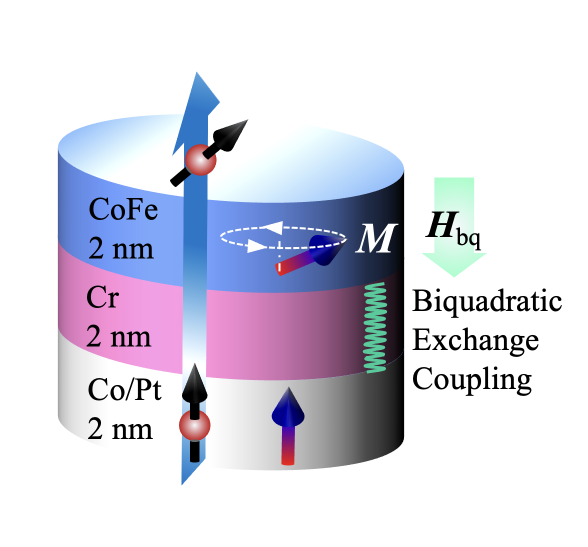
#> input picture figures/assets/fig1a.png, 1176 x 1094 px (shown at 1/2 size); its folder holds 2 pictures in this run
$ python fig1.py
#> lines starting #> are read from the running program, lines starting #| are printed output that depends on the picture
### figures/common.py
"""Shared loaders, model functions and plotting helpers for the v4 figures.

Conventions
-----------
* magnum.np arrays are indexed [x, y, (z), component].  Every map is shown with `show_map`, which transposes so
  that x is horizontal and y vertical (origin lower).  This fixes the mirrored handedness of the v3 figures.
* Colours: BQ = blue, no BQ = orange.
* The physics functions (dispersion, selection rule) are imported from ../analysis/sw_theory.py so that
  the figures and the analysis use one implementation.
* Data locations come from ../analysis/paths.py (environment variable DATA_DIR, default data/sim); figures are
  written to BQSTO_FIGOUT (default figures/out).
"""
import os, sys, csv
import numpy as np
import matplotlib
matplotlib.use("Agg")
import matplotlib.pyplot as plt
from scipy.special import jn_zeros, jnp_zeros, j1

HERE = os.path.dirname(os.path.abspath(__file__))
ROOT = os.path.dirname(HERE)                                   # repository root
sys.path.insert(0, os.path.join(ROOT, "analysis"))
from paths import DATA, DERIVED, run_dir                       # noqa: E402
OUT = os.environ.get("BQSTO_FIGOUT", os.path.join(HERE, "out"))
os.makedirs(OUT, exist_ok=True)
from sw_theory import Omega, f_of_k, c_sound, P as Pdip, D as Dex, HB, Ms, gam, mu0, d as dfree   # noqa: E402

DX = 2e-9
ALPHA, POL, HBAR, E = 0.035, 0.35, 1.0546e-34, 1.602e-19

# ----------------------------------------------------------------------------- style
COL = {"bq": "#2a78d6", "no_bq": "#eb6834"}
LAB = {"bq": "with BQ", "no_bq": "without BQ"}
INK, INK2, GRID = "#111111", "#555555", "#d9d8d3"
CM_AMP, CM_PHASE, CM_MZ = "magma", "twilight", "RdBu_r"
plt.rcParams.update({                                          # the author's house style (all work)
    "font.family": "serif",
    "font.serif": ["Times New Roman", "DejaVu Serif"],
    "font.size": 20,
    "axes.labelsize": 20,
    "axes.titlesize": 20,
    "xtick.labelsize": 20,
    "ytick.labelsize": 20,
    "legend.fontsize": 20,
    "xtick.direction": "in",
    "ytick.direction": "in",
    "xtick.major.size": 6,
    "ytick.major.size": 6,
    "xtick.minor.size": 4,
    "ytick.minor.size": 4,
    "mathtext.fontset": "stix",
    "errorbar.capsize": 5,
})
plt.rcParams.update({"figure.dpi": 60, "savefig.dpi": 240, "pdf.fonttype": 42,          # output only, not style
                     "xtick.major.pad": 7, "ytick.major.pad": 7})                 # keeps corner tick labels apart
# Figures are drawn at SCALE x the printed size so that 20 pt text prints at ~8 pt on the APL page; every explicit
# font size, line width and marker size in the scripts is already at this scale.  savefig.dpi = 600 / SCALE.
SCALE = 2.5
COLW, PAGEW = 3.37 * SCALE, 6.69 * SCALE      # APL column / page width (inches, at drawing scale)


def panel_label(ax, s, dx=-0.12, dy=1.04, **kw):
    ax.text(dx, dy, s, transform=ax.transAxes, fontsize=22.5, fontweight="bold", va="bottom", ha="left", **kw)


# [4 lines left out: function save, not called in this run]


# ----------------------------------------------------------------------------- physics helpers
def a_J(J):
    "Slonczewski field amplitude (A/m) for current density J (A/m^2), Lambda = 1 -> eps = P/2"
    return HBAR * J * POL / (2 * E * mu0 * Ms * dfree)


def f_mac(J):
    "macrospin OPP frequency gamma a_J / (2 pi alpha), GHz"
    return gam * a_J(J) / ALPHA / 2 / np.pi / 1e9


def mz_mac(J, bq):
    "macrospin tilt a_J / (alpha (Ms + HB)); reversal where it reaches 1"
    return a_J(J) / (ALPHA * (Ms + (HB if bq else 0.0)))


# [4 lines left out: function ladder, not called in this run]


# ----------------------------------------------------------------------------- data loaders
def load_jsweep(tag):
    J, F = [], []
    for r in csv.DictReader(open(f"{DERIVED}/j_vs_freq_{tag}.csv")):
        J.append(float(r["J"])); F.append(float(r["Frequency"]))
    return np.array(J), np.array(F)


# [91 lines left out: functions wave_table, power_balance, load_maps, azimuthal, show_map, cbar and 2 more, not called in this run]

### figures/fig1.py
"""Fig. 1 at full page width.
(a) device schematic and (b) torque schematic: the hand-made images fig1a.png / fig1b.png (white margins trimmed).
(c) f vs J for BQ / no BQ with the macrospin line, its reversal threshold and the cavity ladder.
Layout: (a) above (b) in a narrow left column, (c) fills the rest of the width.
The selection-rule test that used to be (d) is now Fig. 3(a).
Output: out/fig1.pdf/png."""
from common import *
from scipy.optimize import brentq
from PIL import Image


def load_trimmed(fn, pad=8):
    "RGB image with the white border cropped off"
#> called with fn = 'fig1a.png', pad = 8
    im = np.asarray(Image.open(os.path.join(HERE, "assets", fn)).convert("RGB"))
    ys, xs = np.where((im < 245).any(axis=2))
    return im[max(ys.min() - pad, 0):ys.max() + pad, max(xs.min() - pad, 0):xs.max() + pad]
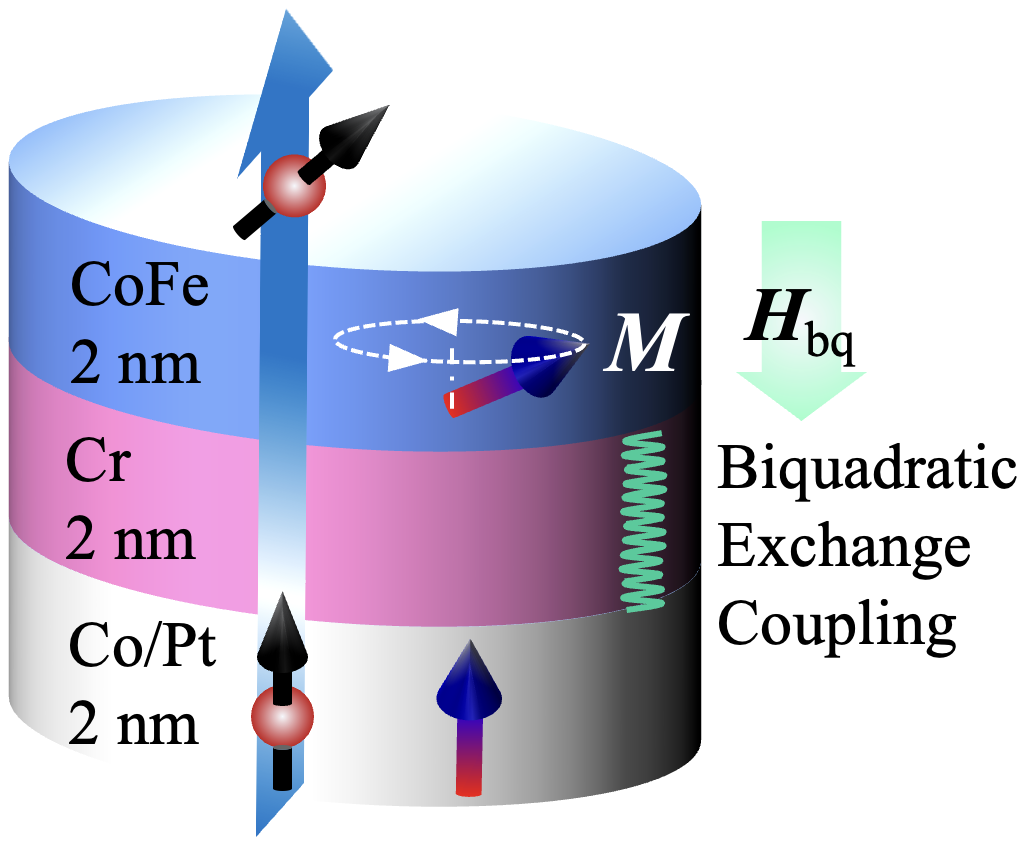
#> returned value: shape (844, 1024, 3); mean of channels 0, 1, 2 197.8, 196.3, 215; drawn as R, G, B


R = 160e-9
# compact layout in inches: (a) above (b) in a narrow left column, (c) fills the rest of the width
imgs = [(fn, lab, load_trimmed(fn)) for fn, lab in (("fig1a.png", "(a)"), ("fig1b.png", "(b)"))]
#> call 2 of load_trimmed, with fn = 'fig1b.png', pad = 8
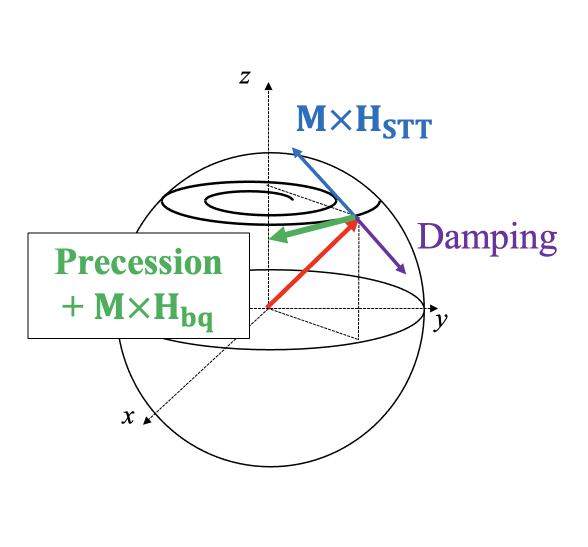
#> input picture figures/assets/fig1b.png, 1176 x 1094 px (shown at 1/2 size)
#> in load_trimmed (call 2), `return im[max(ys.min() - pad, 0):ys.max() + pad, max(xs.min() - pad, 0..`:
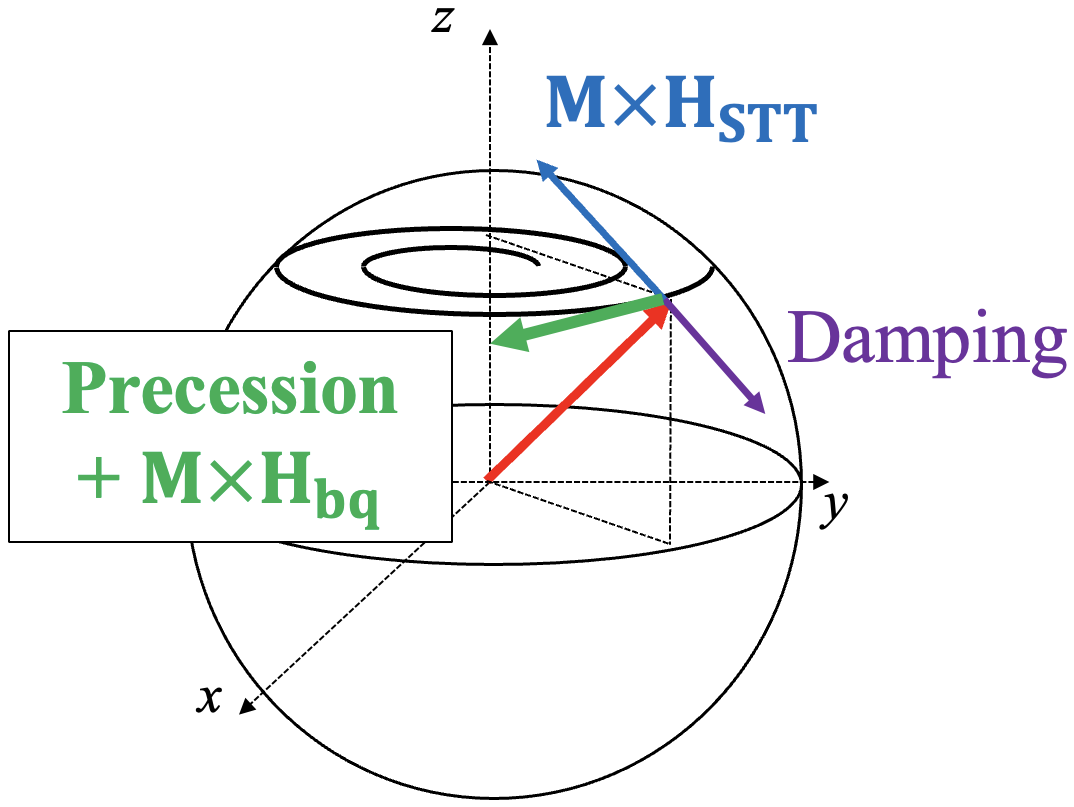
#> returned value: shape (807, 1074, 3); mean of channels 0, 1, 2 243.4, 244.6, 244.5; drawn as R, G, B
#> imgs = 2 items
WI, GAP, BOT, TOP = 4.6, 0.35, 0.15, 0.1                      # image column width, gap between images, margins
hs = [WI * im.shape[0] / im.shape[1] for _, _, im in imgs]     # image heights at that width
#> hs = [3.79, 3.46]
W, H = PAGEW, BOT + hs[0] + GAP + hs[1] + TOP
#> W = 16.73; H = 7.85
fig = plt.figure(figsize=(W, H))
box = lambda x, y, w, h: fig.add_axes([x / W, y / H, w / W, h / H])
axs_img, y = {}, H - TOP
#> y = 7.75
for (fn, lab, im), h in zip(imgs, hs):
    y -= h
    ax = box(0.45, y, WI, h); ax.imshow(im, interpolation="lanczos"); ax.axis("off"); axs_img[lab] = ax
    fig.text(0.05 / W, (y + h) / H, lab, fontsize=22.5, fontweight="bold", va="top", ha="left")
    y -= GAP
#> this loop made 2 passes
#> (fn, lab, h, y) on passes 1 to 2: ('fig1a.png', '(a)', 3.79, 3.61), ('fig1b.png', '(b)', 3.46, -0.2)
#> after the loop, axs_img = 2 items; y = -0.2
XC = 0.45 + WI + 1.45                                          # left edge of (c), after its y tick labels and y label
axb = box(XC, 0.95, W - XC - 0.1, H - 0.95 - 0.45)

# ------------------------------------------------------------------ (c) f vs J
ax = axb
JJ = np.linspace(2, 16, 200)
ax.plot(JJ, f_mac(JJ * 1e11), color=INK2, lw=2, ls="--")
slope = np.degrees(np.arctan((f_mac(7e11) - f_mac(6e11))))     # angle in data coordinates (rotated by transData)
ax.text(6.0, f_mac(6e11) + 1.4, r"macrospin $f_{\rm mac}=\gamma a_J/2\pi\alpha$", fontsize=15, color=INK2, rotation=slope,
        transform_rotates_text=True, rotation_mode="anchor", ha="left", va="bottom")
for tag in ("bq", "no_bq"):
#> (the run stopped early here; a loop or call above may not have finished)
